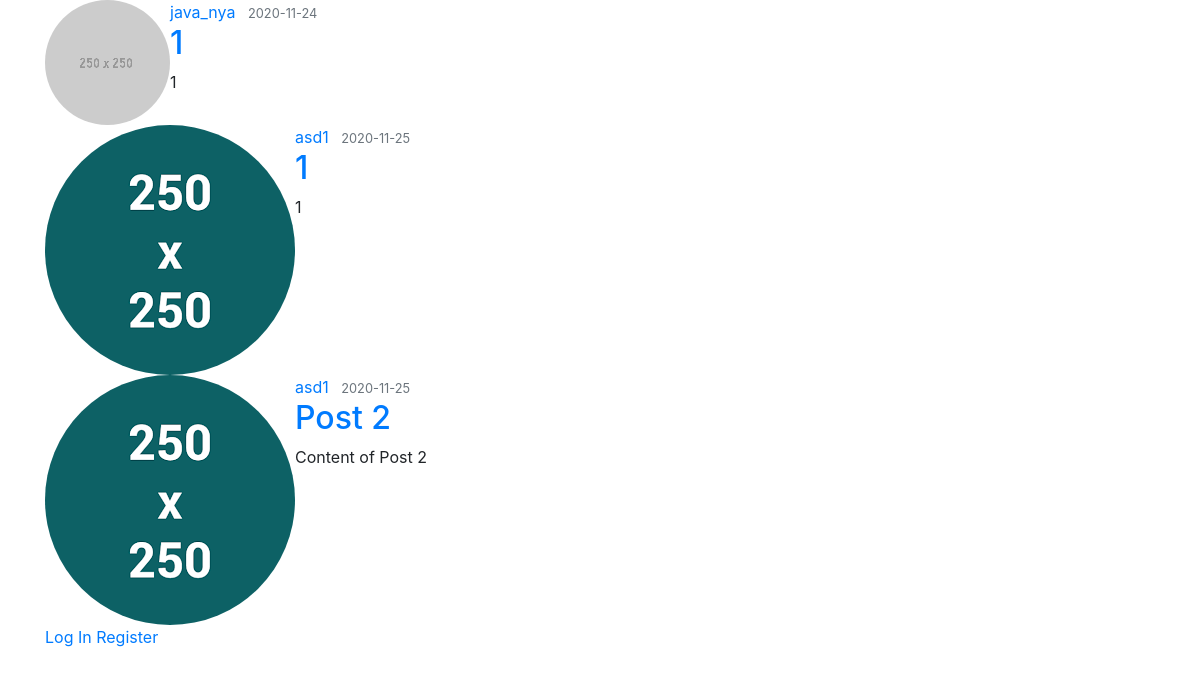
The page / on the database its author committed.
### flasksite/models.py (models this page shows, shortened)
class Post(db.Model):
    id = db.Column(db.Integer, primary_key=True)
    title = db.Column(db.String(80), nullable=False)
    date_posted = db.Column(db.DateTime, nullable=False, default=datetime.utcnow)
    content = db.Column(db.Text, nullable=False)
    user_id = db.Column(db.Integer, db.ForeignKey('user.id'), nullable=False)

class User(db.Model, UserMixin):
    id = db.Column(db.Integer, primary_key=True)
    email = db.Column(db.String(100), nullable=False, unique=True)
    username = db.Column(db.String(20), nullable=False, unique=True)
    image_file = db.Column(db.String(20), nullable=False, default='default.jpeg')
    password = db.Column(db.String(60), nullable=False)
    posts = db.relationship('Post', backref='author', lazy=True)

### flasksite/routes.py (the view)
@app.route('/')
def greetings():
    posts = Post.query.all()
    return render_template("greet.html", posts=posts)

### flasksite/templates/greet.html (shortened to what this page needs)
{% extends 'base.html' %}
{% block head %}
<link rel="stylesheet" href="{{ url_for('static', filename='css/greet.css') }}">
{% endblock %}
{% block body %}
<section>
    {% for post in posts %}
        <article class="media content-section">
            <img class="rounded-circle article-img" src="{{ url_for('static', filename='profile_img/' + post.author.image_file) }}">
            <div class="media-body">
                <div class="article-metadata">
                <a class="mr-2" href="#">{{ post.author.username }}</a>
                <small class="text-muted">{{post.date_posted.strftime('%Y-%m-%d') }}</small>
                </div>
                <h2><a class="article-title" href="{{ url_for('post', post_id=post.id) }}">{{ post.title }}</a></h2>
                <p class="article-content">{{ post.content }}</p>
            </div>
        </article>
    {% endfor %}
    {% if current_user.is_authenticated %}
        <a href="{{url_for('new_post')}}">New Post</a>
        <a href="{{url_for('account')}}">Account</a>
        <a href="{{url_for('logout')}}">Logout</a>
    {% else %}
        <a href="{{url_for('login')}}">Log In</a>
        <a href="{{url_for('reg')}}">Register</a>
    {% endif %}
</section>
{% endblock %}

### rows shown on the page
Post: image_file (picture), author.username "java_nya", date_posted "2020-11-24", title "1", content "1"
Post: image_file (placeholder picture), author.username "asd1", date_posted "2020-11-25", title "1", content "1"
Post: image_file (placeholder picture), author.username "asd1", date_posted "2020-11-25", title "Post 2", content "Content of Post 2"
